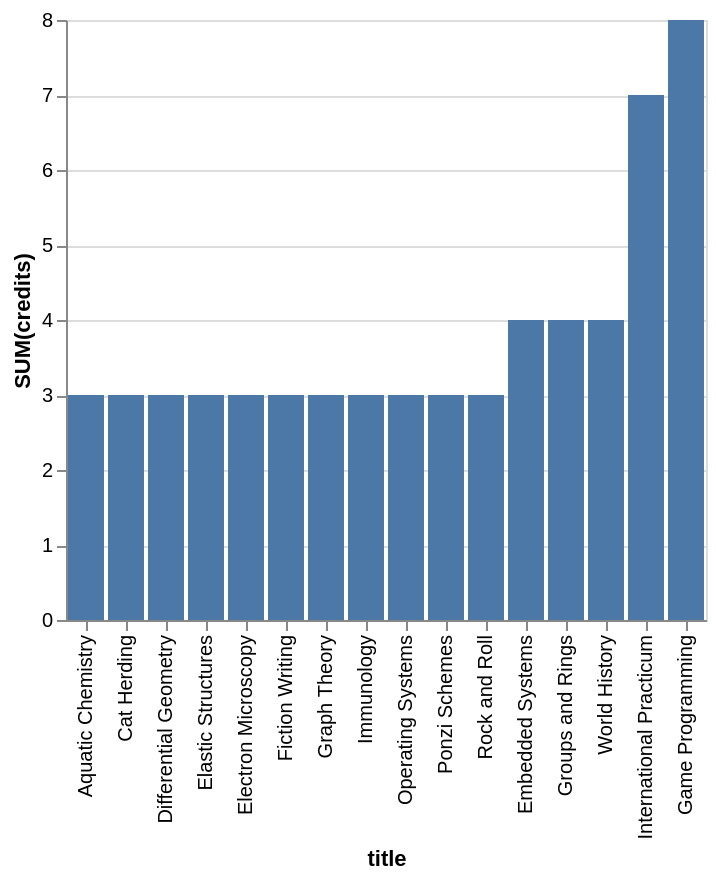

Write a Vega-Lite specification for this figure.
### Vega-Lite specification from a JSON file in a GitHub repository (floating-point values rounded to 4 significant figures)
{"data": {"values": [{"x_data": "Aquatic Chemistry", "y_data": 3}, {"x_data": "Cat Herding", "y_data": 3}, {"x_data": "Differential Geometry", "y_data": 3}, {"x_data": "Elastic Structures", "y_data": 3}, {"x_data": "Electron Microscopy", "y_data": 3}, {"x_data": "Fiction Writing", "y_data": 3}, {"x_data": "Graph Theory", "y_data": 3}, {"x_data": "Immunology", "y_data": 3}, {"x_data": "Operating Systems", "y_data": 3}, {"x_data": "Ponzi Schemes", "y_data": 3}, {"x_data": "Rock and Roll", "y_data": 3}, {"x_data": "Embedded Systems", "y_data": 4}, {"x_data": "Groups and Rings", "y_data": 4}, {"x_data": "World History", "y_data": 4}, {"x_data": "International Practicum", "y_data": 7}, {"x_data": "Game Programming", "y_data": 8}]}, "mark": "bar", "encoding": {"x": {"field": "x_data", "type": "nominal", "title": "title", "sort": {"op": "sum", "field": "y_data", "order": "ascending"}}, "y": {"field": "y_data", "type": "quantitative", "title": "SUM(credits)"}}}
